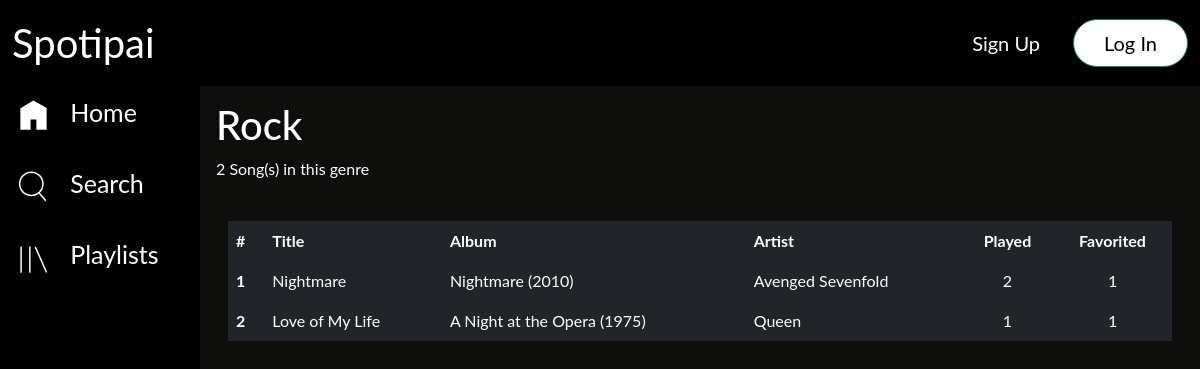
Screenshot of /genre_song.php?id_genre=3 with the database file from the repository.
### tables this page shows
CREATE TABLE `genre` (
  `id_genre` int(3) NOT NULL,
  `nama_genre` varchar(20) NOT NULL
);

CREATE TABLE `song` (
  `id_song` int(3) NOT NULL,
  `title` varchar(220) NOT NULL,
  `year` int(4) NOT NULL,
  `song_file` varchar(200) NOT NULL,
  `played` int(6) NOT NULL DEFAULT 0
);

CREATE TABLE `album` (
  `id_album` int(3) NOT NULL,
  `id_artist` int(3) NOT NULL,
  `title` varchar(150) NOT NULL,
  `year` int(4) NOT NULL
);

CREATE TABLE `artist` (
  `id_artist` int(3) NOT NULL,
  `nama_artist` varchar(50) NOT NULL
);

### genre_song.php (the view, shortened to what this page needs)
<?php
	include 'koneksi.php';
	$id_genre = $_GET['id_genre'];
	$datagenre = $koneksi->query("SELECT nama_genre FROM genre WHERE id_genre = '$id_genre'")->fetch_assoc();
	$query = $koneksi->query("SELECT s.id_song, s.title, s.played, al.id_album, al.title AS jalbum, al.year FROM song s JOIN song_genre sg ON s.id_song = sg.id_song LEFT JOIN song_album sal ON s.id_song = sal.id_song LEFT JOIN album al ON sal.id_album = al.id_album WHERE sg.id_genre = '$id_genre'");
?>
<!DOCTYPE html>
<html>
	<head>
			<link rel="stylesheet" type="text/css" href="style.css">
	</head>
	<body style="background-color: #0e0e0d">
		<?php
		include 'header.php';
		include 'sidebar.php';
		?>
		<div class="content">
			<h1 style="color: white; margin-top: 70px;"><?= $datagenre['nama_genre'] ?></h1>
			<p style="color: white;"><?= number_format($query->num_rows) ?> Song(s) in this genre</p>
			<br>
			<div class="container">
				<table class="table table-dark table-hover table-borderless">
					<thead>
						<tr>
							<th scope="col">#</th>
							<th scope="col">Title</th>
							<th scope="col">Album</th>
							<th scope="col">Artist</th>
							<th style="text-align: center;" scope="col">Played</th>
							<th style="text-align: center;" scope="col">Favorited</th>
						</tr>
					</thead>
					<tbody>
					<?php
						$no = 1;
						while ($lagu = $query->fetch_assoc()) {
							$countfav = $koneksi->query("SELECT id_user_fav_song FROM user_fav_song WHERE id_song = '$lagu[id_song]'");
					?>
						<tr>
							<th scope="row"><?= $no ?></th>
							<td><a href="play.php?id=<?= $lagu['id_song'] ?>"><?= $lagu['title'] ?></a></td>
							<td><?php if ($lagu['id_album'] == NULL ) {echo "Single";} else {echo "<a href='album_song.php?id_album=".$lagu['id_album']."'>".$lagu['jalbum']." (".$lagu['year'].")</a>";} ?></td>
							<td>
								<?php
									$queryartis = "SELECT a.id_artist, a.nama_artist FROM song s JOIN song_artist sa
													ON s.id_song = sa.id_song AND s.id_song = '$lagu[id_song]' JOIN artist a
													WHERE sa.id_artist = a.id_artist";
									$ambilartis = $koneksi->query($queryartis);
									while ($artis = $ambilartis->fetch_assoc()) {
								?>
									<a href="#?id_artist=<?= $artis['id_artist'] ?>"><?= $artis['nama_artist'] ?></a> <br>
								<?php } ?>
							</td>
							<td style="text-align: center;"><?= number_format($lagu['played']) ?></td>
							<td style="text-align: center;"><?= number_format($countfav->num_rows) ?></td>
						</tr>
					<?php
						$no++;
						}
					?>
					</tbody>
				</table>
			</div>
		</div>
	</body>
</html>

### style.css (style rules this page uses)
body { background-color: #0e0e0d; }
.content { margin-top: 30px; }

### genre_song.php (style rules this page uses)
a { text-decoration: none; color: inherit; }

### sidebar.php (style rules this page uses)
body { margin: 0; font-family: "Lato", sans-serif; }
div.content { margin-left: 200px; padding: 1px 16px; height: 1000px; }

### rows the page displays
genre: nama_genre "Rock"
song: title "Nightmare", album.title "Nightmare", album.year "2010", played "2", num_rows "1"
artist: nama_artist "Avenged Sevenfold"
song: title "Love of My Life", album.title "A Night at the Opera", album.year "1975", played "1", num_rows "1"
artist: nama_artist "Queen"

### other values shown
$query->num_rows "2"
